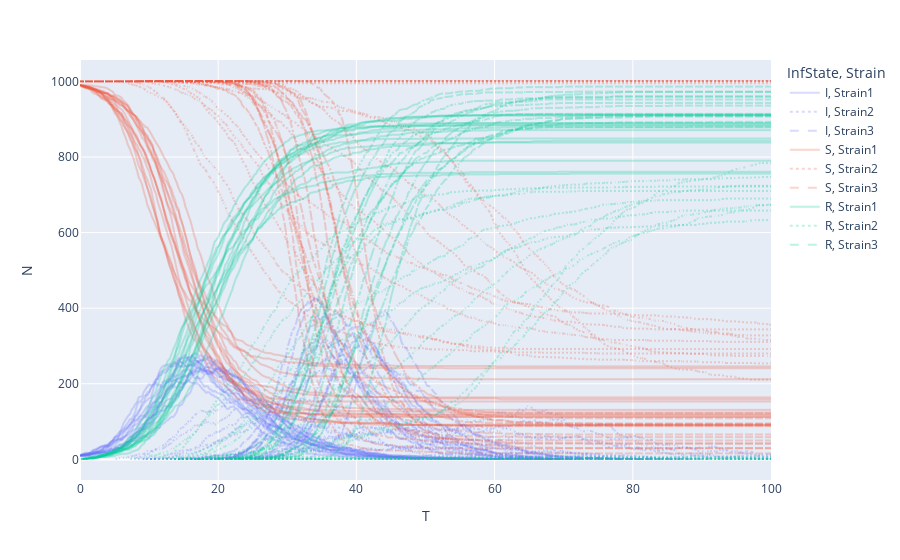

Write notebook code for a chart like this one.
### Markdown cell above
Now let's plot them all!

### Code cell
long_epi = all_sims.melt(id_vars=['N','T','sim'], var_name='Strain', value_name="InfState")
long_epi = long_epi.groupby(["T","Strain","InfState","sim"]).sum().reset_index()


epi_fig = px.line(long_epi, x="T", y="N", color="InfState", line_dash="Strain", line_group="sim")
epi_fig.update_traces(opacity=0.25)
epi_fig.show()
#long_epi.reset_index()
